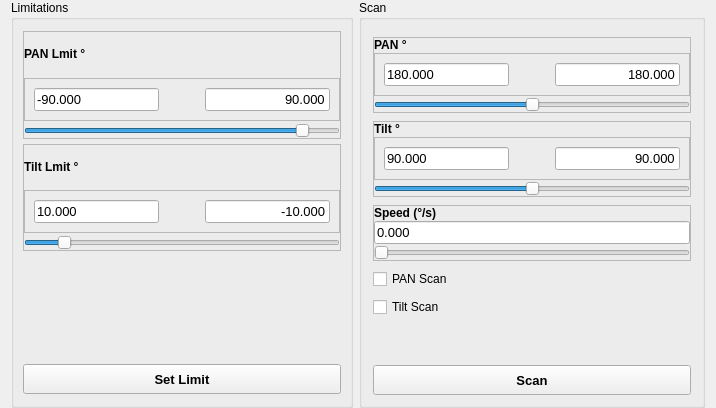
        <widget class="QWidget" name="pageGotoPosition">
         <layout class="QHBoxLayout" name="horizontalLayout_8">
          <property name="topMargin">
           <number>0</number>
          </property>
          <property name="bottomMargin">
           <number>0</number>
          </property>
          <item>
           <widget class="QGroupBox" name="gbLimitations">
            <property name="sizePolicy">
             <sizepolicy hsizetype="Expanding" vsizetype="Preferred">
              <horstretch>0</horstretch>
              <verstretch>0</verstretch>
             </sizepolicy>
            </property>
            <property name="maximumSize">
             <size>
              <width>16777215</width>
              <height>16777215</height>
             </size>
            </property>
            <property name="font">
             <font>
              <family>Arial</family>
              <pointsize>9</pointsize>
             </font>
            </property>
            <property name="title">
             <string>Limitations</string>
            </property>
            <layout class="QVBoxLayout" name="verticalLayout_17">
             <property name="spacing">
              <number>5</number>
             </property>
             <property name="topMargin">
              <number>11</number>
             </property>
             <property name="bottomMargin">
              <number>11</number>
             </property>
             <item>
              <widget class="QFrame" name="frameLimitClockwisePAN">
               <property name="sizePolicy">
                <sizepolicy hsizetype="Preferred" vsizetype="Expanding">
                 <horstretch>0</horstretch>
                 <verstretch>0</verstretch>
                </sizepolicy>
               </property>
               <property name="frameShape">
                <enum>QFrame::StyledPanel</enum>
               </property>
               <property name="frameShadow">
                <enum>QFrame::Raised</enum>
               </property>
               <layout class="QVBoxLayout" name="verticalLayout_13">
                <property name="spacing">
                 <number>2</number>
                </property>
                <property name="leftMargin">
                 <number>0</number>
                </property>
                <property name="topMargin">
                 <number>0</number>
                </property>
                <property name="rightMargin">
                 <number>0</number>
                </property>
                <property name="bottomMargin">
                 <number>0</number>
                </property>
                <item>
                 <widget class="QLabel" name="label_25">
                  <property name="font">
                   <font>
                    <family>Arial</family>
                    <pointsize>9</pointsize>
                    <weight>75</weight>
                    <bold>true</bold>
                   </font>
                  </property>
                  <property name="text">
                   <string>PAN Lmit °</string>
                  </property>
                  <property name="alignment">
                   <set>Qt::AlignLeading|Qt::AlignLeft|Qt::AlignVCenter</set>
                  </property>
                 </widget>
                </item>
                <item>
                 <widget class="QFrame" name="frame_17">
                  <property name="frameShape">
                   <enum>QFrame::StyledPanel</enum>
                  </property>
                  <property name="frameShadow">
                   <enum>QFrame::Raised</enum>
                  </property>
                  <layout class="QHBoxLayout" name="horizontalLayout_32">
                   <item>
                    <widget class="QLineEdit" name="txtLimitAntiClockwisePAN">
                     <property name="font">
                      <font>
                       <family>Arial</family>
                       <pointsize>10</pointsize>
                      </font>
                     </property>
                     <property name="text">
                      <string>-90.000</string>
                     </property>
                    </widget>
                   </item>
                   <item>
                    <spacer name="horizontalSpacer_3">
                     <property name="orientation">
                      <enum>Qt::Horizontal</enum>
                     </property>
                     <property name="sizeHint" stdset="0">
                      <size>
                       <width>40</width>
                       <height>20</height>
                      </size>
                     </property>
                    </spacer>
                   </item>
                   <item>
                    <widget class="QLineEdit" name="txtLimitClockwisePAN">
                     <property name="font">
                      <font>
                       <family>Arial</family>
                       <pointsize>10</pointsize>
                      </font>
                     </property>
                     <property name="text">
                      <string>90.000</string>
                     </property>
                     <property name="alignment">
                      <set>Qt::AlignRight|Qt::AlignTrailing|Qt::AlignVCenter</set>
                     </property>
                    </widget>
                   </item>
                  </layout>
                 </widget>
                </item>
                <item>
                 <widget class="QSlider" name="sliderLimitClockwisePAN">
                  <property name="sizePolicy">
                   <sizepolicy hsizetype="Expanding" vsizetype="Fixed">
                    <horstretch>0</horstretch>
                    <verstretch>0</verstretch>
                   </sizepolicy>
                  </property>
                  <property name="minimum">
                   <number>0</number>
                  </property>
                  <property name="maximum">
                   <number>180000</number>
                  </property>
                  <property name="value">
                   <number>90000</number>
                  </property>
                  <property name="orientation">
                   <enum>Qt::Horizontal</enum>
                  </property>
                  <property name="tickPosition">
                   <enum>QSlider::NoTicks</enum>
                  </property>
                  <property name="tickInterval">
                   <number>1</number>
                  </property>
                 </widget>
                </item>
               </layout>
              </widget>
             </item>
             <item>
              <widget class="QFrame" name="frameLimitClockwiseTilt">
               <property name="sizePolicy">
                <sizepolicy hsizetype="Preferred" vsizetype="Expanding">
                 <horstretch>0</horstretch>
                 <verstretch>0</verstretch>
                </sizepolicy>
               </property>
               <property name="frameShape">
                <enum>QFrame::StyledPanel</enum>
               </property>
               <property name="frameShadow">
                <enum>QFrame::Raised</enum>
               </property>
               <layout class="QVBoxLayout" name="verticalLayout_15">
                <property name="spacing">
                 <number>2</number>
                </property>
                <property name="leftMargin">
                 <number>0</number>
                </property>
                <property name="topMargin">
                 <number>0</number>
                </property>
                <property name="rightMargin">
                 <number>0</number>
                </property>
                <property name="bottomMargin">
                 <number>0</number>
                </property>
                <item>
                 <widget class="QLabel" name="label_27">
                  <property name="font">
                   <font>
                    <family>Arial</family>
                    <pointsize>9</pointsize>
                    <weight>75</weight>
                    <bold>true</bold>
                   </font>
                  </property>
                  <property name="text">
                   <string>Tilt Lmit °</string>
                  </property>
                  <property name="alignment">
                   <set>Qt::AlignLeading|Qt::AlignLeft|Qt::AlignVCenter</set>
                  </property>
                 </widget>
                </item>
                <item>
                 <widget class="QFrame" name="frame_18">
                  <property name="frameShape">
                   <enum>QFrame::StyledPanel</enum>
                  </property>
                  <property name="frameShadow">
                   <enum>QFrame::Raised</enum>
                  </property>
                  <layout class="QHBoxLayout" name="horizontalLayout_33">
                   <item>
                    <widget class="QLineEdit" name="txtLimitClockwiseTilt">
                     <property name="font">
                      <font>
                       <family>Arial</family>
                       <pointsize>10</pointsize>
                      </font>
                     </property>
                     <property name="text">
                      <string>10.000</string>
                     </property>
                    </widget>
                   </item>
                   <item>
                    <spacer name="horizontalSpacer_4">
                     <property name="orientation">
                      <enum>Qt::Horizontal</enum>
                     </property>
                     <property name="sizeHint" stdset="0">
                      <size>
                       <width>40</width>
                       <height>20</height>
                      </size>
                     </property>
                    </spacer>
                   </item>
                   <item>
                    <widget class="QLineEdit" name="txtLimitAntiClockwiseTilt">
                     <property name="font">
                      <font>
                       <family>Arial</family>
                       <pointsize>10</pointsize>
                      </font>
                     </property>
                     <property name="text">
                      <string>-10.000</string>
                     </property>
                     <property name="alignment">
                      <set>Qt::AlignRight|Qt::AlignTrailing|Qt::AlignVCenter</set>
                     </property>
                    </widget>
                   </item>
                  </layout>
                 </widget>
                </item>
                <item>
                 <widget class="QSlider" name="sliderLimitClockwiseTilt">
                  <property name="sizePolicy">
                   <sizepolicy hsizetype="Expanding" vsizetype="Fixed">
                    <horstretch>0</horstretch>
                    <verstretch>0</verstretch>
                   </sizepolicy>
                  </property>
                  <property name="minimum">
                   <number>0</number>
                  </property>
                  <property name="maximum">
                   <number>90000</number>
                  </property>
                  <property name="value">
                   <number>10000</number>
                  </property>
                  <property name="orientation">
                   <enum>Qt::Horizontal</enum>
                  </property>
                  <property name="tickPosition">
                   <enum>QSlider::NoTicks</enum>
                  </property>
                  <property name="tickInterval">
                   <number>1</number>
                  </property>
                 </widget>
                </item>
               </layout>
              </widget>
             </item>
             <item>
              <spacer name="verticalSpacer_5">
               <property name="orientation">
                <enum>Qt::Vertical</enum>
               </property>
               <property name="sizeHint" stdset="0">
                <size>
                 <width>20</width>
                 <height>40</height>
                </size>
               </property>
              </spacer>
             </item>
             <item>
              <widget class="QPushButton" name="btnSetLimit">
               <property name="sizePolicy">
                <sizepolicy hsizetype="Expanding" vsizetype="Expanding">
                 <horstretch>0</horstretch>
                 <verstretch>0</verstretch>
                </sizepolicy>
               </property>
               <property name="minimumSize">
                <size>
                 <width>0</width>
                 <height>30</height>
                </size>
               </property>
               <property name="maximumSize">
                <size>
                 <width>16777215</width>
                 <height>30</height>
                </size>
               </property>
               <property name="font">
                <font>
                 <family>Arial</family>
                 <pointsize>10</pointsize>
                 <weight>75</weight>
                 <bold>true</bold>
                </font>
               </property>
               <property name="cursor">
                <cursorShape>PointingHandCursor</cursorShape>
               </property>
               <property name="text">
                <string>Set Limit</string>
               </property>
              </widget>
             </item>
            </layout>
           </widget>
          </item>
          <item>
           <widget class="QGroupBox" name="gbScan">
            <property name="font">
             <font>
              <family>Arial</family>
              <pointsize>9</pointsize>
             </font>
            </property>
            <property name="title">
             <string>Scan</string>
            </property>
            <layout class="QVBoxLayout" name="verticalLayout_18">
             <property name="spacing">
              <number>8</number>
             </property>
             <property name="leftMargin">
              <number>11</number>
             </property>
             <property name="topMargin">
              <number>17</number>
             </property>
             <property name="rightMargin">
              <number>11</number>
             </property>
             <property name="bottomMargin">
              <number>10</number>
             </property>
             <item>
              <widget class="QFrame" name="framePANScan">
               <property name="sizePolicy">
                <sizepolicy hsizetype="Preferred" vsizetype="Expanding">
                 <horstretch>0</horstretch>
                 <verstretch>0</verstretch>
                </sizepolicy>
               </property>
               <property name="frameShape">
                <enum>QFrame::StyledPanel</enum>
               </property>
               <property name="frameShadow">
                <enum>QFrame::Raised</enum>
               </property>
               <layout class="QVBoxLayout" name="verticalLayout_19">
                <property name="spacing">
                 <number>1</number>
                </property>
                <property name="leftMargin">
                 <number>0</number>
                </property>
                <property name="topMargin">
                 <number>0</number>
                </property>
                <property name="rightMargin">
                 <number>0</number>
                </property>
                <property name="bottomMargin">
                 <number>0</number>
                </property>
                <item>
                 <widget class="QLabel" name="label_29">
                  <property name="font">
                   <font>
                    <family>Arial</family>
                    <pointsize>9</pointsize>
                    <weight>75</weight>
                    <bold>true</bold>
                   </font>
                  </property>
                  <property name="text">
                   <string>PAN °</string>
                  </property>
                  <property name="alignment">
                   <set>Qt::AlignLeading|Qt::AlignLeft|Qt::AlignVCenter</set>
                  </property>
                 </widget>
                </item>
                <item>
                 <widget class="QFrame" name="frame_15">
                  <property name="frameShape">
                   <enum>QFrame::StyledPanel</enum>
                  </property>
                  <property name="frameShadow">
                   <enum>QFrame::Raised</enum>
                  </property>
                  <layout class="QHBoxLayout" name="horizontalLayout_12">
                   <item>
                    <widget class="QLineEdit" name="txtScanPANLow">
                     <property name="font">
                      <font>
                       <family>Arial</family>
                       <pointsize>10</pointsize>
                      </font>
                     </property>
                     <property name="text">
                      <string>180.000</string>
                     </property>
                    </widget>
                   </item>
                   <item>
                    <spacer name="horizontalSpacer">
                     <property name="orientation">
                      <enum>Qt::Horizontal</enum>
                     </property>
                     <property name="sizeHint" stdset="0">
                      <size>
                       <width>40</width>
                       <height>20</height>
                      </size>
                     </property>
                    </spacer>
                   </item>
                   <item>
                    <widget class="QLineEdit" name="txtScanPANHigh">
                     <property name="font">
                      <font>
                       <family>Arial</family>
                       <pointsize>10</pointsize>
                      </font>
                     </property>
                     <property name="text">
                      <string>180.000</string>
                     </property>
                     <property name="alignment">
                      <set>Qt::AlignRight|Qt::AlignTrailing|Qt::AlignVCenter</set>
                     </property>
                    </widget>
                   </item>
                  </layout>
                 </widget>
                </item>
                <item>
                 <widget class="QSlider" name="sliderScanPAN">
                  <property name="sizePolicy">
                   <sizepolicy hsizetype="Expanding" vsizetype="Fixed">
                    <horstretch>0</horstretch>
                    <verstretch>0</verstretch>
                   </sizepolicy>
                  </property>
                  <property name="minimum">
                   <number>-180000</number>
                  </property>
                  <property name="maximum">
                   <number>180000</number>
                  </property>
                  <property name="orientation">
                   <enum>Qt::Horizontal</enum>
                  </property>
                  <property name="tickPosition">
                   <enum>QSlider::NoTicks</enum>
                  </property>
                  <property name="tickInterval">
                   <number>1</number>
                  </property>
                 </widget>
                </item>
               </layout>
              </widget>
             </item>
             <item>
              <widget class="QFrame" name="frameTiltScan">
               <property name="frameShape">
                <enum>QFrame::StyledPanel</enum>
               </property>
               <property name="frameShadow">
                <enum>QFrame::Raised</enum>
               </property>
               <layout class="QVBoxLayout" name="verticalLayout_20">
                <property name="spacing">
                 <number>1</number>
                </property>
                <property name="leftMargin">
                 <number>0</number>
                </property>
                <property name="topMargin">
                 <number>0</number>
                </property>
                <property name="rightMargin">
                 <number>0</number>
                </property>
                <property name="bottomMargin">
                 <number>0</number>
                </property>
                <item>
                 <widget class="QLabel" name="label_30">
                  <property name="font">
                   <font>
                    <family>Arial</family>
                    <pointsize>9</pointsize>
                    <weight>75</weight>
                    <bold>true</bold>
                   </font>
                  </property>
                  <property name="text">
                   <string>Tilt °</string>
                  </property>
                  <property name="alignment">
                   <set>Qt::AlignLeading|Qt::AlignLeft|Qt::AlignVCenter</set>
                  </property>
                 </widget>
                </item>
                <item>
                 <widget class="QFrame" name="frame_16">
                  <property name="frameShape">
                   <enum>QFrame::StyledPanel</enum>
                  </property>
                  <property name="frameShadow">
                   <enum>QFrame::Raised</enum>
                  </property>
                  <layout class="QHBoxLayout" name="horizontalLayout_26">
                   <item>
                    <widget class="QLineEdit" name="txtScanTiltLow">
                     <property name="font">
                      <font>
                       <family>Arial</family>
                       <pointsize>10</pointsize>
                      </font>
                     </property>
                     <property name="text">
                      <string>90.000</string>
                     </property>
                    </widget>
                   </item>
                   <item>
                    <spacer name="horizontalSpacer_2">
                     <property name="orientation">
                      <enum>Qt::Horizontal</enum>
                     </property>
                     <property name="sizeHint" stdset="0">
                      <size>
                       <width>40</width>
                       <height>20</height>
                      </size>
                     </property>
                    </spacer>
                   </item>
                   <item>
                    <widget class="QLineEdit" name="txtScanTiltHigh">
                     <property name="font">
                      <font>
                       <family>Arial</family>
                       <pointsize>10</pointsize>
                      </font>
                     </property>
                     <property name="text">
                      <string>90.000</string>
                     </property>
                     <property name="alignment">
                      <set>Qt::AlignRight|Qt::AlignTrailing|Qt::AlignVCenter</set>
                     </property>
                    </widget>
                   </item>
                  </layout>
                 </widget>
                </item>
                <item>
                 <widget class="QSlider" name="sliderScanTilt">
                  <property name="sizePolicy">
                   <sizepolicy hsizetype="Expanding" vsizetype="Fixed">
                    <horstretch>0</horstretch>
                    <verstretch>0</verstretch>
                   </sizepolicy>
                  </property>
                  <property name="minimum">
                   <number>-90000</number>
                  </property>
                  <property name="maximum">
                   <number>90000</number>
                  </property>
                  <property name="orientation">
                   <enum>Qt::Horizontal</enum>
                  </property>
                  <property name="tickPosition">
                   <enum>QSlider::NoTicks</enum>
                  </property>
                  <property name="tickInterval">
                   <number>1</number>
                  </property>
                 </widget>
                </item>
               </layout>
              </widget>
             </item>
             <item>
              <widget class="QFrame" name="frameSpeedScan">
               <property name="frameShape">
                <enum>QFrame::StyledPanel</enum>
               </property>
               <property name="frameShadow">
                <enum>QFrame::Raised</enum>
               </property>
               <layout class="QVBoxLayout" name="verticalLayout_21">
                <property name="spacing">
                 <number>1</number>
                </property>
                <property name="leftMargin">
                 <number>0</number>
                </property>
                <property name="topMargin">
                 <number>0</number>
                </property>
                <property name="rightMargin">
                 <number>0</number>
                </property>
                <property name="bottomMargin">
                 <number>0</number>
                </property>
                <item>
                 <widget class="QLabel" name="label_31">
                  <property name="font">
                   <font>
                    <family>Arial</family>
                    <pointsize>9</pointsize>
                    <weight>75</weight>
                    <bold>true</bold>
                   </font>
                  </property>
                  <property name="text">
                   <string>Speed (°/s)</string>
                  </property>
                  <property name="alignment">
                   <set>Qt::AlignLeading|Qt::AlignLeft|Qt::AlignVCenter</set>
                  </property>
                 </widget>
                </item>
                <item>
                 <widget class="QLineEdit" name="txtScanSpeed">
                  <property name="font">
                   <font>
                    <family>Arial</family>
                    <pointsize>10</pointsize>
                   </font>
                  </property>
                  <property name="text">
                   <string>0.000</string>
                  </property>
                 </widget>
                </item>
                <item>
                 <widget class="QSlider" name="sliderScanSpeed">
                  <property name="sizePolicy">
                   <sizepolicy hsizetype="Expanding" vsizetype="Fixed">
                    <horstretch>0</horstretch>
                    <verstretch>0</verstretch>
                   </sizepolicy>
                  </property>
                  <property name="minimum">
                   <number>0</number>
                  </property>
                  <property name="maximum">
                   <number>200</number>
                  </property>
                  <property name="orientation">
                   <enum>Qt::Horizontal</enum>
                  </property>
                  <property name="tickPosition">
                   <enum>QSlider::NoTicks</enum>
                  </property>
                  <property name="tickInterval">
                   <number>1</number>
                  </property>
                 </widget>
                </item>
               </layout>
              </widget>
             </item>
             <item>
              <widget class="QCheckBox" name="cbPANScan">
               <property name="font">
                <font>
                 <family>Arial</family>
                 <pointsize>9</pointsize>
                </font>
               </property>
               <property name="cursor">
                <cursorShape>PointingHandCursor</cursorShape>
               </property>
               <property name="text">
                <string>PAN Scan</string>
               </property>
              </widget>
             </item>
             <item>
              <widget class="QCheckBox" name="cbTiltScan">
               <property name="font">
                <font>
                 <family>Arial</family>
                 <pointsize>9</pointsize>
                </font>
               </property>
               <property name="cursor">
                <cursorShape>PointingHandCursor</cursorShape>
               </property>
               <property name="text">
                <string>Tilt Scan</string>
               </property>
              </widget>
             </item>
             <item>
              <spacer name="verticalSpacer_6">
               <property name="orientation">
                <enum>Qt::Vertical</enum>
               </property>
               <property name="sizeHint" stdset="0">
                <size>
                 <width>20</width>
                 <height>40</height>
                </size>
               </property>
              </spacer>
             </item>
             <item>
              <widget class="QPushButton" name="btnScan">
               <property name="sizePolicy">
                <sizepolicy hsizetype="Minimum" vsizetype="Expanding">
                 <horstretch>0</horstretch>
                 <verstretch>0</verstretch>
                </sizepolicy>
               </property>
               <property name="minimumSize">
                <size>
                 <width>0</width>
                 <height>30</height>
                </size>
               </property>
               <property name="maximumSize">
                <size>
                 <width>16777215</width>
                 <height>30</height>
                </size>
               </property>
               <property name="font">
                <font>
                 <family>Arial</family>
                 <pointsize>10</pointsize>
                 <weight>75</weight>
                 <bold>true</bold>
                </font>
               </property>
               <property name="cursor">
                <cursorShape>PointingHandCursor</cursorShape>
               </property>
               <property name="text">
                <string>Scan</string>
               </property>
              </widget>
             </item>
            </layout>
           </widget>
          </item>
         </layout>
        </widget>
